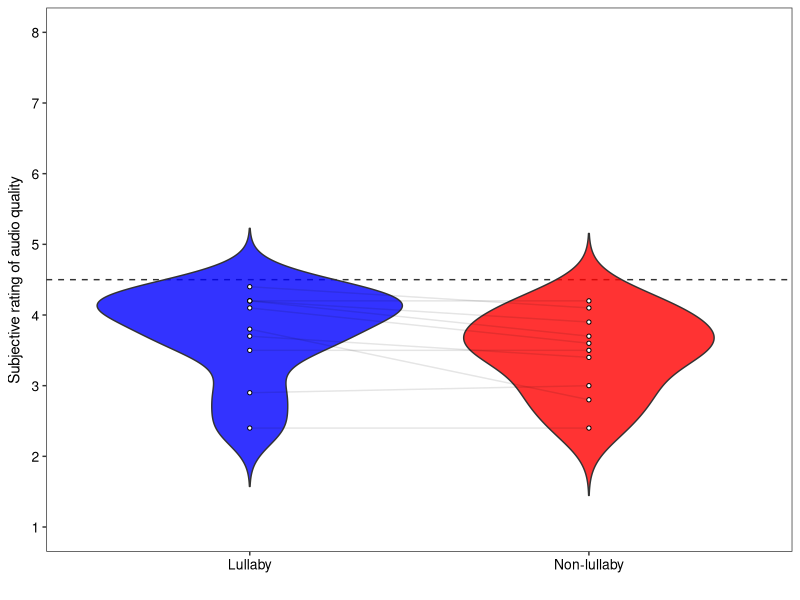

Generate this figure with R: (Note: this script raises an error after producing the figure.)
# Effect size references
#
# ---Hedge's g / Bias-adjusted Hedge's g---
# Grissom, R. J., & Kim, J. J. (2012). Effect sizes for research: Univariate and multivariate applications (2nd ed.). New York, NY: Routledge.
# Hedges, L. V. (1981). Distribution theory for Glass's estimator of effect size and related estimators. Journal of Educational Statistics, 6(2), 107-128.
# Hedges, L. V., & Olkin, I. (1985). Statistical methods for meta-analysis. San Diego, CA: Academic Press.
# Lakens, D. (2013). Calculating and reporting effect sizes to facilitate cumulative science: a practical primer for t-tests and ANOVAs. Front Psychol. 4, 863.
#
# ---normally distributed paired data (unequal variance)---
# Dunlap, W. P., Cortina, J. M., Vaslow, J. B., & Burke, M. J. (1996). Meta-analysis of experiments with matched groups or repeated measures designs. Psychological Methods, 1(2), 170???177.
# Lakens, D. (2013). Calculating and reporting effect sizes to facilitate cumulative science: a practical primer for t-tests and ANOVAs. Front Psychol. 4, 863.

# Clear variables
rm(list = ls())

# load libraries
library(ggplot2)

# get data
T <- read.csv("../data/IPL_sr.csv", header = TRUE, sep = ",", quote = "")

# convert into composite scores - use it for effect size calculation
P <- unique(T$participant)
likscale <- data.frame(participant = character(), aq_l = numeric(), aq_nl = numeric()) 

for (i in 1:length(P)) {
  aq_l_i <- T[T$participant == P[i] & T$songtype == "Lullaby", ]$rating
  aq_nl_i <- T[T$participant == P[i] & T$songtype == "Non-lullaby", ]$rating
  
  if (!(length(aq_l_i) == 8 && length(aq_nl_i) == 8)) {
    print("Data is not properlly prepared!")
    return()
  }
  
  likscale[i, ] <- list(P[i], sum(aq_l_i), sum(aq_nl_i))
}

likscale$aq_l <- likscale$aq_l/length(P)
likscale$aq_nl <- likscale$aq_nl/length(P)

# reshaping for the ease of ggplot
likscale_plot <- rbind(
  data.frame(participant = likscale$participant, rating = likscale$aq_l, songtype = "Lullaby"),
  data.frame(participant = likscale$participant, rating = likscale$aq_nl, songtype = "Non-lullaby")
)

# fig : subjective rate violinplots (composite score version)
ylab <- expression(paste("Subjective rating of audio quality"))
title2a <- expression(bold("a"))

figobj <- ggplot(
  data = likscale_plot,
  aes(
    y = rating,
    x = songtype
  )
) +
  geom_hline(
    yintercept = 4.5,
    linetype = "dashed",
    alpha = .8,
    size = .5
  ) +
  geom_violin(aes(fill = songtype),
              trim = FALSE,
              alpha = .8
  ) +
  scale_fill_manual(values = c("blue", "red")) +
  geom_line(aes(group = participant),
            alpha = .1
  ) +
  geom_point(
    aes(y = rating),
    size = 1.1,
    pch = 21,
    fill = "white"
  ) +
  stat_summary(
    geom = "crossbar",
    fun.data = mean_cl_normal,
    fun.args = list(conf.int = 0.95),
    fill = "white",
    width = 0.8,
    alpha = 0.2,
    size = 0.4
  ) +
  scale_x_discrete(labels = c("Lullaby", "Non-lullaby")) +
  scale_y_continuous(breaks = 1:8, limits = c(1, 8), labels = as.character(1:8)) + 
  theme_bw() +
  theme(
    axis.text = element_text(colour = "black", size = 10),
    axis.title.x = element_text(size = 10, color = "black"),
    panel.grid.major = element_blank(),
    panel.grid.minor = element_blank(),
    legend.position = "n"
  ) +
  ylab(ylab) +
  xlab("")
  ggtitle(title2a)

# save figure
plot(figobj)
ggsave("./figure/violinplot_sr_agg.png", plot = figobj, width = 2.8, height = 4)

# effect size - Hedge's g
N <- length(likscale$participant)
M_1 <- sum(likscale$aq_l)/N
M_2 <- sum(likscale$aq_nl)/N
var_1 <- sum((likscale$aq_l - M_1)^2)/(N - 1)
var_2 <- sum((likscale$aq_nl - M_2)^2)/(N - 1)
var_p <- ((N - 1)*var_1 + (N - 1)*var_2)/(N + N - 2)
g <- (M_1 - M_2)/sqrt(var_p)

# effect size - bias corrected Hedge's g
al <- N + N - 2
J <- gamma(al/2)/(sqrt(al/2) * gamma((al - 1)/2))
g_bc <- J*g

# effect size - normally distributed paired data (unequal variance)
M_d <- sum(likscale$aq_l - likscale$aq_nl)/N
cov_d <- sum((likscale$aq_l - M_1)*(likscale$aq_nl - M_2))/(N - 1)
var_d <- var_1 + var_2 - 2*cov_d
d_paired <- M_d/sqrt(var_d)

# effect size - normally distributed paired data (unequal variance) with correlation normalization
rho <- sum((likscale$aq_l - M_1)*(likscale$aq_nl - M_2))/sqrt(sum((likscale$aq_l - M_1)^2) * sum((likscale$aq_nl - M_2)^2))
d_rm <- d_paired * sqrt(2*(1 - rho))

# 
cat(sprintf("Hedge's g = %3.3f (%3.3f), unequal variance paired data = %3.3f (%3.3f)\n", g, g_bc, d_paired, d_rm))